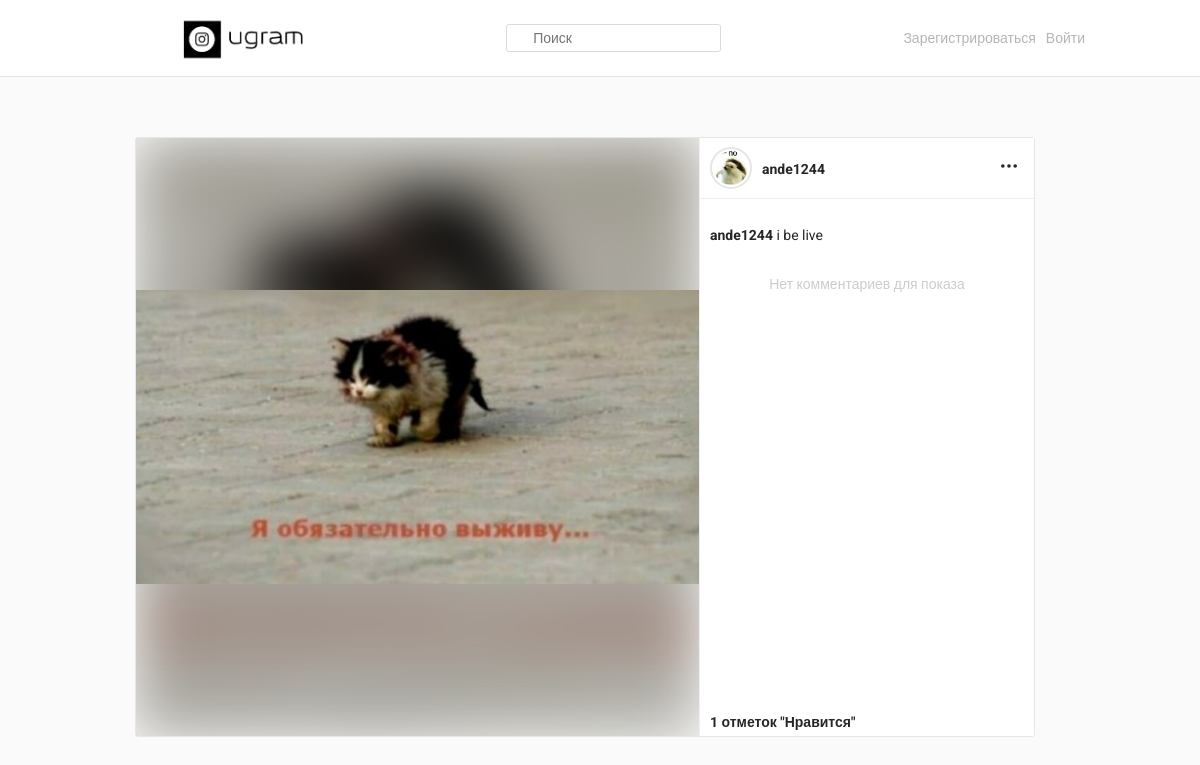
The app's page /posts/1/ with its own data.
### publications/models.py (models this page shows, shortened)
class Post(models.Model):
    author = models.ForeignKey(
        'users.User',
        related_name='posts',
        on_delete=models.CASCADE,
        verbose_name='Автор',
        null=False,
        blank=False,
        default=None
    )
    image = models.ImageField(
        null=False,
        blank=False,
        upload_to='post_pics',
        verbose_name='Картинка'
    )
    text = models.TextField(
        max_length=500,
        verbose_name='Текст',
        null=True,
        blank=True
    )
    created_at = models.DateTimeField(
        verbose_name='Дата публикации',
        auto_now_add=True,
        null=True,
        blank=True
    )

class Like(models.Model):
    user = models.ForeignKey(
        'users.User',
        related_name='likes',
        on_delete=models.CASCADE,
        verbose_name='Пользователь',
        null=False,
        blank=False,
        default=None
    )
    post = models.ForeignKey(
        'publications.Post',
        related_name='likes',
        on_delete=models.CASCADE,
        verbose_name='Пост',
        null=False,
        blank=False,
        default=None
    )

### users/models.py (models this page shows, shortened)
class User(AbstractUser):
    avatar = models.ImageField(
        null=True,
        blank=True,
        upload_to='user_pics',
        verbose_name='Аватар'
    )
    description = models.TextField(
        null=True,
        blank=True,
        max_length=500,
        verbose_name='Дополнительная информация',
        default=None
    )
    phone = models.CharField(
        null=True,
        blank=True,
        max_length=100,
        verbose_name='Номер телефона',
        default=None
    )
    gender = models.CharField(
        null=True,
        blank=True,
        verbose_name='Пол',
        max_length=100,
        default=None
    )
    status = models.CharField(
        null=True,
        blank=True,
        verbose_name='Статус',
        default=None,
        max_length=100
    )

### publications/views/post_views.py (the view, shortened to what this page needs)
# urls.py: path('posts/<int:post_pk>/', PostDetailView.as_view(), name='post_detail'),
class PostDetailView(DetailView):
    template_name = 'post/detail.html'
    pk_url_kwarg = 'post_pk'
    def get_queryset(self):
        return Post.objects.all()
    def get_context_data(self, **kwargs):
        kwargs['comments'] = Comment.objects.filter(post__pk=self.kwargs.get('post_pk')).order_by('created_at')
        if self.request.user.is_authenticated:
            kwargs['liked_posts'] = self._get_liked_posts()
        return super().get_context_data(**kwargs)

### publications/templates/post/detail.html (shortened to what this page needs)
{% extends 'base.html' %}
{% block main %}
<div class="container main-container detail-container">
    <div class="post-detail-wrapper">
        <div class="post-detail-image-wrapper">
            <img src="{{ post.image.url }}" alt="post-image" class="post-detail-image">
        </div>
        <aside class="post-detail">
            <div class="post-detail-header">
                <div class="post-detail-header-author">
                    <a href="{% url 'users:details' post.author.pk %}">
                        <div class="post-detail-header-author-avatar-wrapper">
                            <div class="post-detail-header-author-avatar" {% if post.author.avatar %}style="background-image: url({{ post.author.avatar.url }});"{% endif %}></div>
                        </div>
                    </a>
                    <a href="{% url 'users:details' post.author.pk %}">
                        <span class="post-detail-header-author-username">{{ post.author.username }}</span>
                    </a>
                </div>
                <div class="post-item-header-menu-trigger-wrapper">
                    <div class="post-item-header-menu-wrapper" id="post-item-header-menu-wrapper_1">
                        <span class="post-item-header-menu-trigger" id="post-item-header-menu-trigger_1"></span>
                    </div>
                </div>
            </div>
            {% if post.text %}
            <div class="post-item-text-wrapper">
                <p class="post-item-text"><a href="{% url 'users:details' post.author.pk %}"><span class="post-item-comment-username">{{ post.author.username }}</span></a> {{ post.text }}</p>
            </div>
            {% endif %}
            <div class="post-detail-comment-container">
                {% for comment in comments %}
                <div class="post-item-comment">
                    <span class="post-item-comment-username"><a href="{% url 'users:details' comment.author.pk %}">{{ comment.author.username }}</a></span>
                    <span class="post-item-comment-text">{{ comment.text }}</span>
                    <div class="post-item-comment-control-block">
                        <span>{{ comment.created_at | date:'H:i d.m.Y' }}</span>
                        {% if user.pk == comment.author.pk %}
                        <a class="delete-text" href="{% url 'publications:comment_delete' comment.pk %}">Удалить</a>
                        {% endif %}
                    </div>
                </div>
                {% empty %}
                <div class="account-post-nothing">Нет комментариев для показа</div>
                {% endfor %}
            </div>
            <div class="post-item-like-counter">
                <span class="post-item-like-counter-text" id="like_counter-{{ post.pk }}">{% if post.likes.all %}{{ post.likes.all | length }}{% else %}Нет{% endif %} отметок "Нравится"</span>
            </div>
        </aside>
    </div>
</div>
{% endblock %}

### users/static/css/style.css (style rules this page uses)
* { box-sizing: border-box; font-family: 'Roboto', sans-serif; }
a { outline: none; text-decoration: none; color: inherit; }
body { margin: 0; padding: 0; }
.container { max-width: 970px; margin: 0 auto; height: 100%; }
.main-container { padding: 60px 20px; display: flex; justify-content: space-between; align-items: flex-start; }
.post-item-header-menu-trigger-wrapper { width: 50px; height: 100%; display: flex; justify-content: center; align-items: center; }
.post-item-header-menu-trigger { width: 24px; height: 24px; display: inline-block; background: url("../img/dots-icon.svg") 50% 50% no-repeat; background-size: 16px; cursor: pointer; }
.post-item-like-counter { width: 100%; padding: 5px 10px; }
.post-item-like-counter-text { color: #262626; font-size: 14px; line-height: 18px; font-weight: 700; }
.post-item-comment-username { color: #262626; font-size: 14px; line-height: 18px; font-weight: 700; }
.account-post-nothing { font-size: 14px; line-height: 18px; color: #cccccc; text-align: center; margin: 0 auto; }
.post-item-text-wrapper { padding: 5px 10px; }
.post-item-text { margin: 0; color: #262626; font-size: 14px; line-height: 18px; }
.post-item-header-menu-wrapper { position: relative; }
.post-detail-wrapper { display: flex; width: 900px; border: 1px solid #e6e6e6; border-radius: 3px; height: 600px; }
.post-detail-image-wrapper { display: flex; justify-content: center; align-items: center; width: calc(100% - 335px); position: relative; overflow: hidden; }
.post-detail-image { max-width: 100%; height: auto; z-index: 100; }
.post-detail { max-height: 100%; background: #fff; width: 335px; display: flex; flex-direction: column; justify-content: space-between; border-left: 1px solid #efefef; }
.post-detail-header { border-bottom: 1px solid #efefef; display: flex; align-items: center; }
.post-detail-header-author { height: 60px; display: flex; align-items: center; width: calc(100% - 50px); padding: 0 10px; }
.post-detail-header-author-avatar-wrapper { display: flex; justify-content: center; align-items: center; border: 2px solid #e6e6e6; border-radius: 50%; width: 42px; height: 42px; margin-right: 10px; }
.post-detail-header-author-avatar { width: 34px; height: 34px; border-radius: 50%; background: #cccccc; background-position: center; background-size: cover; }
.post-detail-header-author-username { color: #262626; font-size: 14px; line-height: 18px; font-weight: 700; }
.post-detail-comment-container { padding: 5px 10px; min-height: calc(100% - 183px); overflow-y: auto; }
.detail-container { display: flex; justify-content: center; align-items: center; }

### users/static/css/media.css (style rules this page uses)
@media screen and (min-width: 500px) { .main-container { justify-content: center; padding: 40px 20px; } }
@media screen and (min-width: 650px) { .main-container { justify-content: center; padding: 60px 20px; } }
@media screen and (min-width: 970px) { .main-container { justify-content: space-between; } }

### records on screen
Post: image (picture), author.avatar (picture), author.username "ande1244", text "i be live", likes.all|length "1"
